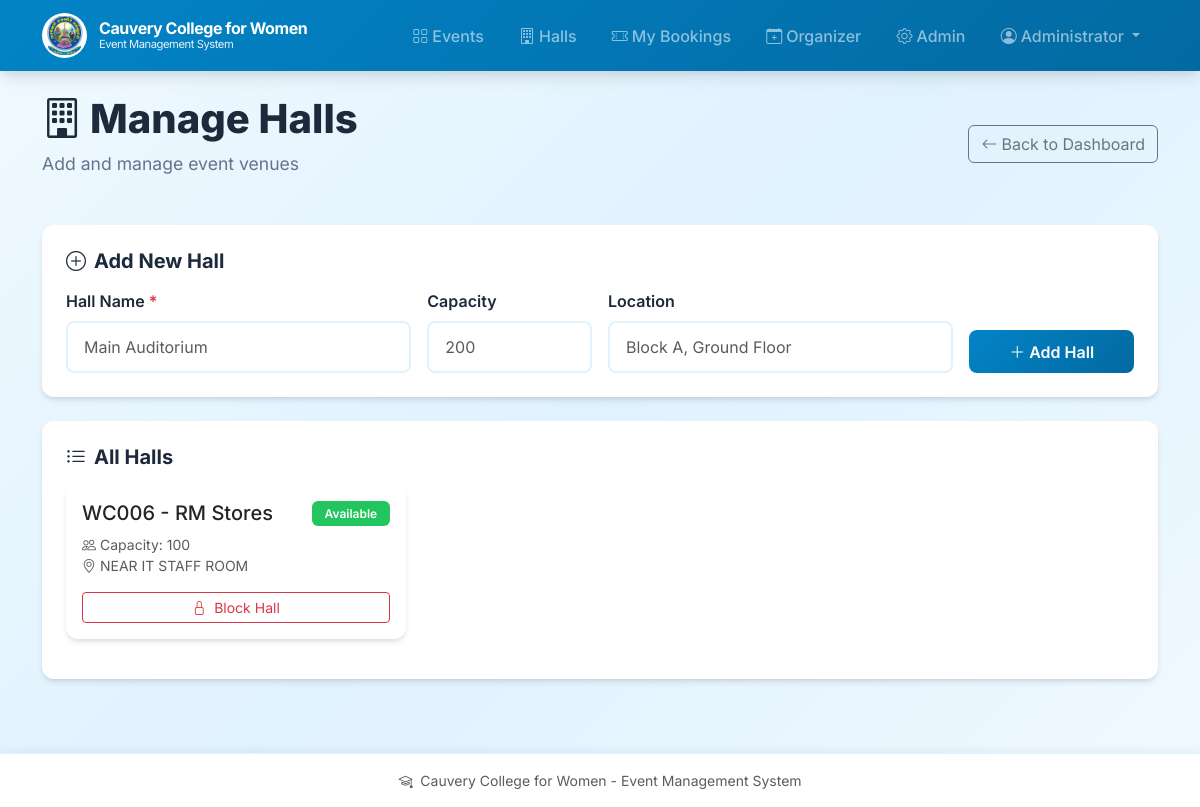
Screenshot of /admin/halls (signed in) with the database file from the repository.
### app.py (models this page shows, shortened)
class User(UserMixin, db.Model):
    __tablename__ = "users"
    id = db.Column(db.Integer, primary_key=True)
    email = db.Column(db.String, unique=True, nullable=True)
    student_id = db.Column(db.String, unique=True, nullable=True)
    password_hash = db.Column(db.String, nullable=False)
    full_name = db.Column(db.String)
    role = db.Column(db.String, nullable=False, default="student")  # student, faculty, organizer, admin
    phone = db.Column(db.String, nullable=True)
    department = db.Column(db.String, nullable=True)
    year = db.Column(db.String, nullable=True)
    active = db.Column(db.Boolean, default=True)
    created_at = db.Column(db.DateTime, default=datetime.utcnow)

class Hall(db.Model):
    __tablename__ = "halls"
    id = db.Column(db.Integer, primary_key=True)
    name = db.Column(db.String, unique=True, nullable=False)
    capacity = db.Column(db.Integer, default=0)
    status = db.Column(db.String, default="free")  # free, blocked
    location = db.Column(db.String, nullable=True)

### app.py (the view, shortened to what this page needs)
@app.route("/admin/halls", methods=["GET", "POST"])
@login_required
@role_required("admin")
def admin_halls():
    halls = Hall.query.order_by(Hall.name).all()
    return render_template("admin_halls.html", halls=halls)

### app.py (called while the page is built)
@login_manager.user_loader
def load_user(user_id):
    try:
        return db.session.get(User, int(user_id))
    except Exception:
        return None

def role_required(*roles):
    def decorator(f):
        @wraps(f)
        def wrapped(*args, **kwargs):
            if not current_user.is_authenticated:
                return redirect(url_for("login"))
            if current_user.role not in roles:
                flash("Access denied: insufficient permissions", "danger")
                return redirect(url_for("index"))
            return f(*args, **kwargs)
        return wrapped
    return decorator

### templates/admin_halls.html (shortened to what this page needs)
{% extends "layout.html" %}
{% block content %}
<div class="page-header">
  <div class="d-flex justify-content-between align-items-center flex-wrap gap-3">
    <div>
      <h1><i class="bi bi-building me-2"></i>Manage Halls</h1>
      <p>Add and manage event venues</p>
    </div>
    <a class="btn btn-outline-secondary" href="{{ url_for('admin_dashboard') }}">
      <i class="bi bi-arrow-left me-1"></i>Back to Dashboard
    </a>
  </div>
</div>
<div class="dashboard-section mb-4">
  <h3><i class="bi bi-plus-circle me-2"></i>Add New Hall</h3>
  <form method="post" class="row g-3">
    <div class="col-md-4">
      <label class="form-label">Hall Name <span class="text-danger">*</span></label>
      <input name="name" class="form-control" placeholder="Main Auditorium" required>
    </div>
    <div class="col-md-2">
      <label class="form-label">Capacity</label>
      <input name="capacity" type="number" class="form-control" placeholder="200">
    </div>
    <div class="col-md-4">
      <label class="form-label">Location</label>
      <input name="location" class="form-control" placeholder="Block A, Ground Floor">
    </div>
    <div class="col-md-2 d-flex align-items-end">
      <button class="btn btn-primary w-100">
        <i class="bi bi-plus-lg me-1"></i>Add Hall
      </button>
    </div>
  </form>
</div>
<div class="dashboard-section">
  <h3><i class="bi bi-list-ul me-2"></i>All Halls</h3>
  <div class="row">
    {% for h in halls %}
      <div class="col-md-6 col-lg-4 mb-3">
        <div class="card h-100">
          <div class="card-body">
            <div class="d-flex justify-content-between align-items-start mb-2">
              <h5 class="card-title mb-0">{{ h.name }}</h5>
              {% if h.status == 'blocked' %}
                <span class="badge bg-danger">Blocked</span>
              {% else %}
                <span class="badge bg-success">Available</span>
              {% endif %}
            </div>
            <div class="mb-3">
              <div class="small text-muted">
                <i class="bi bi-people me-1"></i>Capacity: {{ h.capacity or 'Not set' }}
              </div>
              <div class="small text-muted">
                <i class="bi bi-geo-alt me-1"></i>{{ h.location or 'Location not specified' }}
              </div>
            </div>
            <form method="post" action="{{ url_for('admin_block_hall', hall_id=h.id) }}">
              <button class="btn btn-{{ 'success' if h.status=='blocked' else 'outline-danger' }} btn-sm w-100">
                <i class="bi bi-{{ 'unlock' if h.status=='blocked' else 'lock' }} me-1"></i>
                {{ 'Unblock Hall' if h.status=='blocked' else 'Block Hall' }}
              </button>
            </form>
          </div>
        </div>
      </div>
    {% endfor %}
  </div>
</div>
{% endblock %}

### templates/layout.html (shortened to what this page needs)
<!doctype html>
<html lang="en">
  <head>
    <link href="https://cdn.jsdelivr.net/npm/bootstrap@5.3.2/dist/css/bootstrap.min.css" rel="stylesheet">
    <link rel="stylesheet" href="https://cdn.jsdelivr.net/npm/bootstrap-icons@1.11.1/font/bootstrap-icons.css">
    <link rel="stylesheet" href="{{ url_for('static', filename='css/style.css') }}">
  </head>
  <body>
    <nav class="navbar navbar-expand-lg navbar-dark">
      <div class="container">
        <a class="navbar-brand" href="{{ url_for('index') }}">
          <img src="{{ url_for('static', filename='images/college_logo.png') }}" alt="Logo">
          <span class="college-name">
            <span class="main-name">Cauvery College for Women</span>
            <span class="sub-name">Event Management System</span>
          </span>
        </a>
        <div class="collapse navbar-collapse" id="nav">
          <ul class="navbar-nav ms-auto">
            <li class="nav-item">
              <a class="nav-link" href="{{ url_for('event_list') }}">
                <i class="bi bi-grid me-1"></i>Events
              </a>
            </li>
            <li class="nav-item">
              <a class="nav-link" href="{{ url_for('admin_halls') }}">
                <i class="bi bi-building me-1"></i>Halls
              </a>
            </li>
            {% if current_user.is_authenticated %}
              <li class="nav-item">
                <a class="nav-link" href="{{ url_for('my_bookings') }}">
                  <i class="bi bi-ticket-perforated me-1"></i>My Bookings
                </a>
              </li>
              {% if current_user.role in ['organizer','admin'] %}
                <li class="nav-item">
                  <a class="nav-link" href="{{ url_for('organizer_dashboard') }}">
                    <i class="bi bi-calendar-plus me-1"></i>Organizer
                  </a>
                </li>
              {% endif %}
              {% if current_user.role == 'admin' %}
                <li class="nav-item">
                  <a class="nav-link" href="{{ url_for('admin_dashboard') }}">
                    <i class="bi bi-gear me-1"></i>Admin
                  </a>
                </li>
              {% endif %}
              <li class="nav-item dropdown">
                <a class="nav-link dropdown-toggle" href="#" role="button" data-bs-toggle="dropdown">
                  <i class="bi bi-person-circle me-1"></i>{{ current_user.full_name or current_user.email }}
                </a>
              </li>
            {% endif %}
          </ul>
        </div>
      </div>
    </nav>
    <main class="container py-4">
      {% block content %}{% endblock %}
    </main>
    <footer class="py-3">
      <div class="container text-center small text-muted">
        <i class="bi bi-mortarboard me-1"></i> Cauvery College for Women - Event Management System
      </div>
    </footer>
  </body>
</html>

### static/css/style.css (style rules this page uses)
:root { --primary-color: #0284c7; --primary-dark: #0369a1; --primary-light: #38bdf8; --secondary-color: #0ea5e9; --success-color: #22c55e; --warning-color: #f59e0b; --danger-color: #ef4444; --dark-color: #1e293b; --light-color: #f0f9ff; --sky-light: #e0f2fe; --sky-lighter: #f0f9ff; --border-radius: 12px; --box-shadow: 0 4px 6px -1px rgba(0, 0, 0, 0.1), 0 2px 4px -1px rgba(0, 0, 0, 0.06); --box-shadow-lg: 0 10px 15px -3px rgba(0, 0, 0, 0.1), 0 4px 6px -2px rgba(0, 0, 0, 0.05); }
* { box-sizing: border-box; }
body { font-family: 'Inter', -apple-system, BlinkMacSystemFont, 'Segoe UI', Roboto, sans-serif; background: linear-gradient(135deg, #f0f9ff 0%, #e0f2fe 50%, #f0f9ff 100%); min-height: 100vh; padding-bottom: 80px; }
.navbar { background: linear-gradient(135deg, #0284c7 0%, #0369a1 100%) !important; box-shadow: var(--box-shadow-lg); padding: 0.5rem 0; }
.navbar-brand { font-weight: 700; font-size: 1.1rem; letter-spacing: -0.025em; display: flex; align-items: center; gap: 0.75rem; }
.navbar-brand img { height: 45px; width: 45px; object-fit: contain; background: white; border-radius: 50%; padding: 2px; }
.college-name { display: flex; flex-direction: column; line-height: 1.2; }
.college-name .main-name { font-size: 1rem; font-weight: 700; }
.college-name .sub-name { font-size: 0.7rem; opacity: 0.9; font-weight: 400; }
.nav-link { font-weight: 500; padding: 0.5rem 1rem !important; border-radius: 8px; transition: all 0.2s ease; margin: 0 0.1rem; }
.card { border: none; border-radius: var(--border-radius); box-shadow: var(--box-shadow); transition: all 0.3s ease; overflow: hidden; background: white; }
.btn-primary { background: linear-gradient(135deg, #0284c7 0%, #0369a1 100%); border: none; padding: 0.6rem 1.5rem; border-radius: 8px; font-weight: 600; transition: all 0.2s ease; }
.dashboard-section { background: white; border-radius: var(--border-radius); padding: 1.5rem; margin-bottom: 1.5rem; box-shadow: var(--box-shadow); }
.dashboard-section h3 { font-weight: 700; color: var(--dark-color); margin-bottom: 1rem; font-size: 1.25rem; }
.badge { padding: 0.4rem 0.8rem; border-radius: 6px; font-weight: 600; font-size: 0.75rem; }
.badge.bg-success { background: var(--success-color) !important; }
.form-control, .form-select { border: 2px solid #e0f2fe; border-radius: 8px; padding: 0.75rem 1rem; transition: all 0.2s ease; }
.form-label { font-weight: 600; color: var(--dark-color); margin-bottom: 0.5rem; }
footer { background: white !important; border-top: 1px solid #e0f2fe; box-shadow: 0 -2px 10px rgba(0, 0, 0, 0.05); position: fixed; bottom: 0; left: 0; right: 0; }
.page-header { margin-bottom: 2rem; }
.page-header h1 { font-weight: 800; color: var(--dark-color); margin-bottom: 0.5rem; }
.page-header p { color: #64748b; font-size: 1.1rem; }

### rows the page displays
User: full_name "Administrator"
Hall: name "WC006 - RM Stores", shows "Available", capacity "100", location "NEAR IT STAFF ROOM", status "Block Hall"
